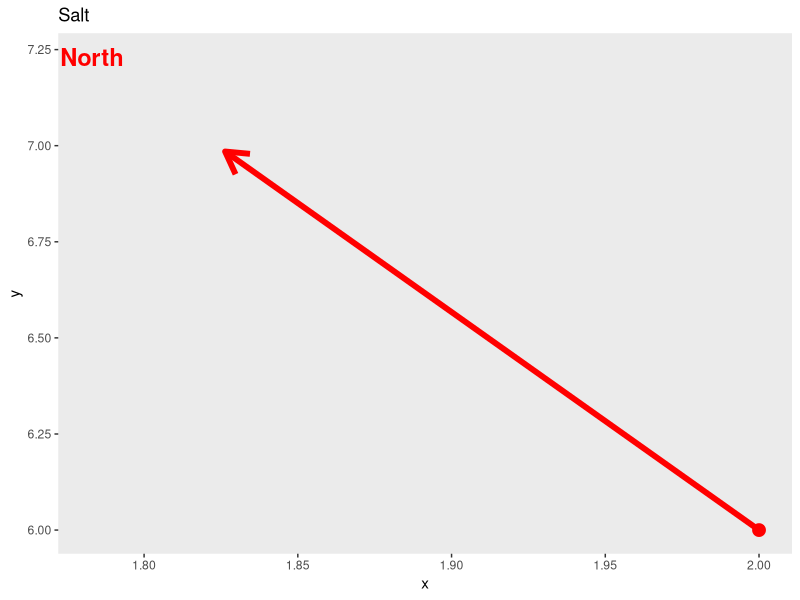

Here is the R script that generated this plot:

PLOT <- "Salt"

library(tibble)


north_degrees <- c("Control" = 0, "Salt" = -10, "Fresh" = 10)
lower_left <- c("Control" = "A1", "Salt" = "J1", "Fresh" = "A1")

plot_dat <- expand.grid(plot = PLOT,
                   x = as.factor(LETTERS[1:10]),
                   y = as.factor(1:8))


# If A1 is lower left, OK; otherwise reverse axis
if(substr(lower_left[PLOT], 1, 1) != "A") {
    plot_dat$x <- factor(plot_dat$x, levels = rev(levels(plot_dat$x)))
}

library(ggplot2)

p <- ggplot(plot_dat, aes(x, y)) + ggtitle(PLOT) +
    theme(panel.grid = element_blank())

# Grid lines BETWEEN axis labels
#p <- p + geom_hline(yintercept = as.numeric(plot_dat$x) - 0.5, color = "white")
#p <- p + geom_vline(xintercept = 1:10 - 0.5, color = "white")

# Add a north pointer
nd <- north_degrees[PLOT]
dy <- cos(pi * nd/90/2)
dx <- sin(pi * nd/90/2)

x <- 2
y <- 6
len <- 1
col <- "red"
p <- p + annotate("point", x = x, y = y, size = 4, color = col)
p <- p + annotate("segment", x = x, y = y, xend = x + dx * len, yend = y + dy * len,
                  color = col, arrow = arrow(), linewidth = 2)
p <- p + annotate("text", label = "North", x = x + dx * 1.25, y = y + dy * 1.25,
                  color = col, fontface = "bold", size = 6)

print(p)
